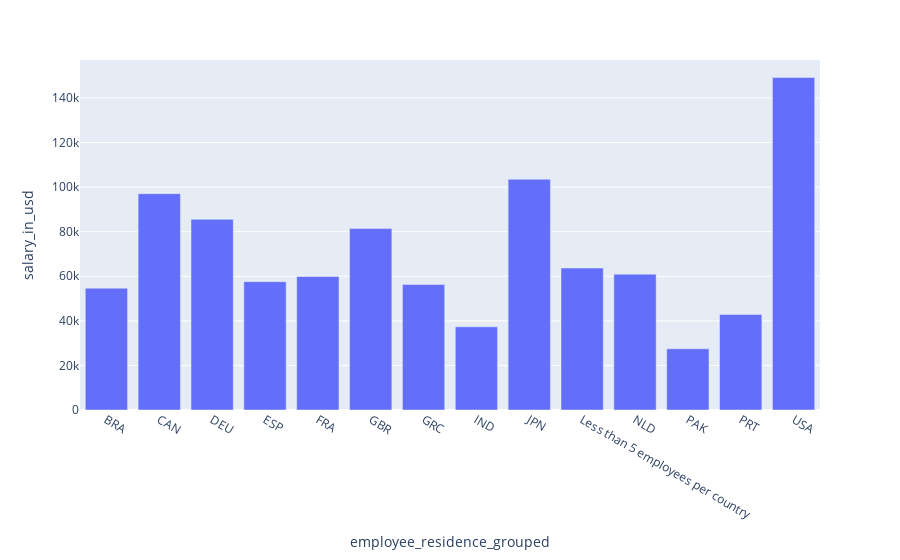

The notebook cell this image was saved under:
### Markdown cell above
Plot salaries in residence of work countries:

### Code cell
aggregated_salaries = df.groupby('employee_residence_grouped')['salary_in_usd'].mean().reset_index()

salaries = px.bar(
    aggregated_salaries,
    x='employee_residence_grouped',
    y='salary_in_usd')

salaries.show()

### Figure 1 — Plotly figure (JSON) as saved in the notebook; plotly's stock layout.template omitted (floating-point values rounded to 4 significant figures)
{"data": [{"alignmentgroup": "True", "hovertemplate": "employee_residence_grouped=%{x}<br>salary_in_usd=%{y}<extra></extra>", "legendgroup": "", "marker": {"color": "#636efa", "pattern": {"shape": ""}}, "name": "", "offsetgroup": "", "orientation": "v", "showlegend": false, "textposition": "auto", "type": "bar", "x": ["BRA", "CAN", "DEU", "ESP", "FRA", "GBR", "GRC", "IND", "JPN", "Less than 5 employees per country", "NLD", "PAK", "PRT", "USA"], "xaxis": "x", "y": [54630.0, 97090.0, 85550.0, 57590.0, 59890.0, 81400.0, 56330.0, 37320.0, 103500.0, 63710.0, 60960.0, 27460.0, 42860.0, 149200.0], "yaxis": "y"}], "layout": {"barmode": "relative", "legend": {"tracegroupgap": 0}, "margin": {"t": 60}, "xaxis": {"anchor": "y", "domain": [0, 1], "title": {"text": "employee_residence_grouped"}}, "yaxis": {"anchor": "x", "domain": [0, 1], "title": {"text": "salary_in_usd"}}}}
